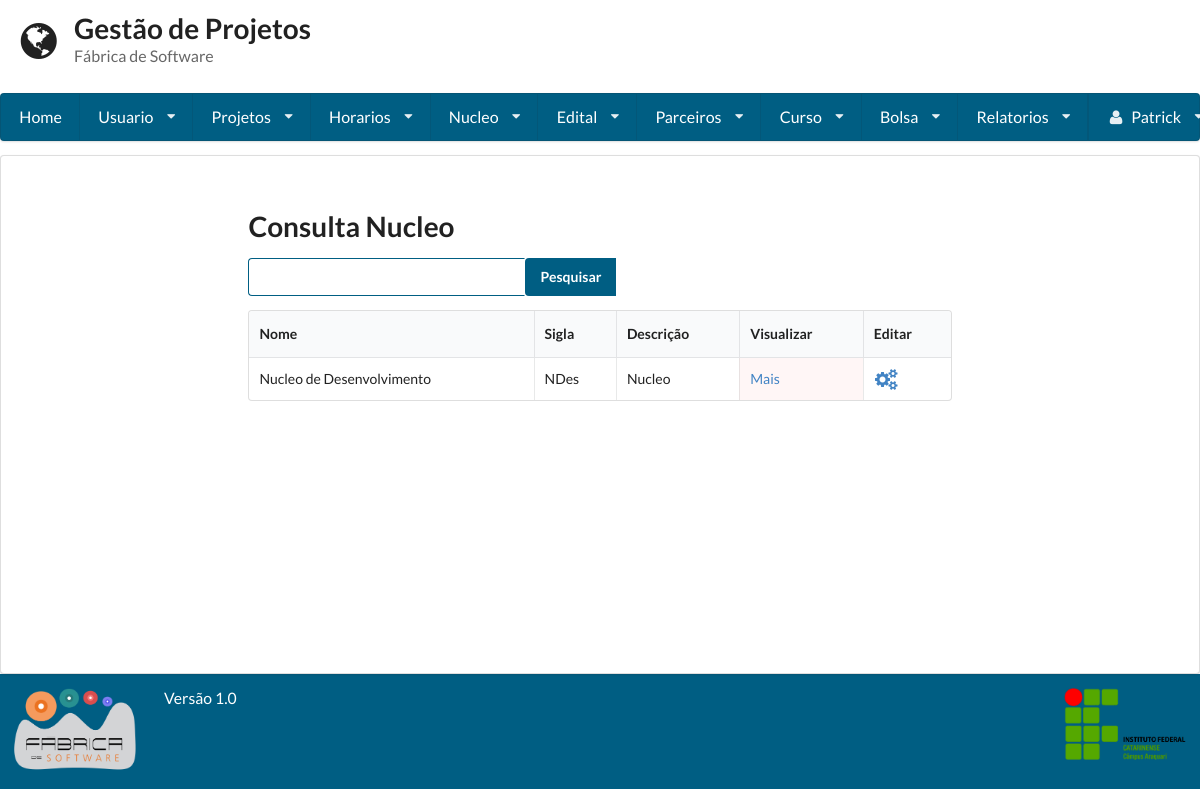
Page /consulta_nucleo/ (signed in) on the earlier database version.
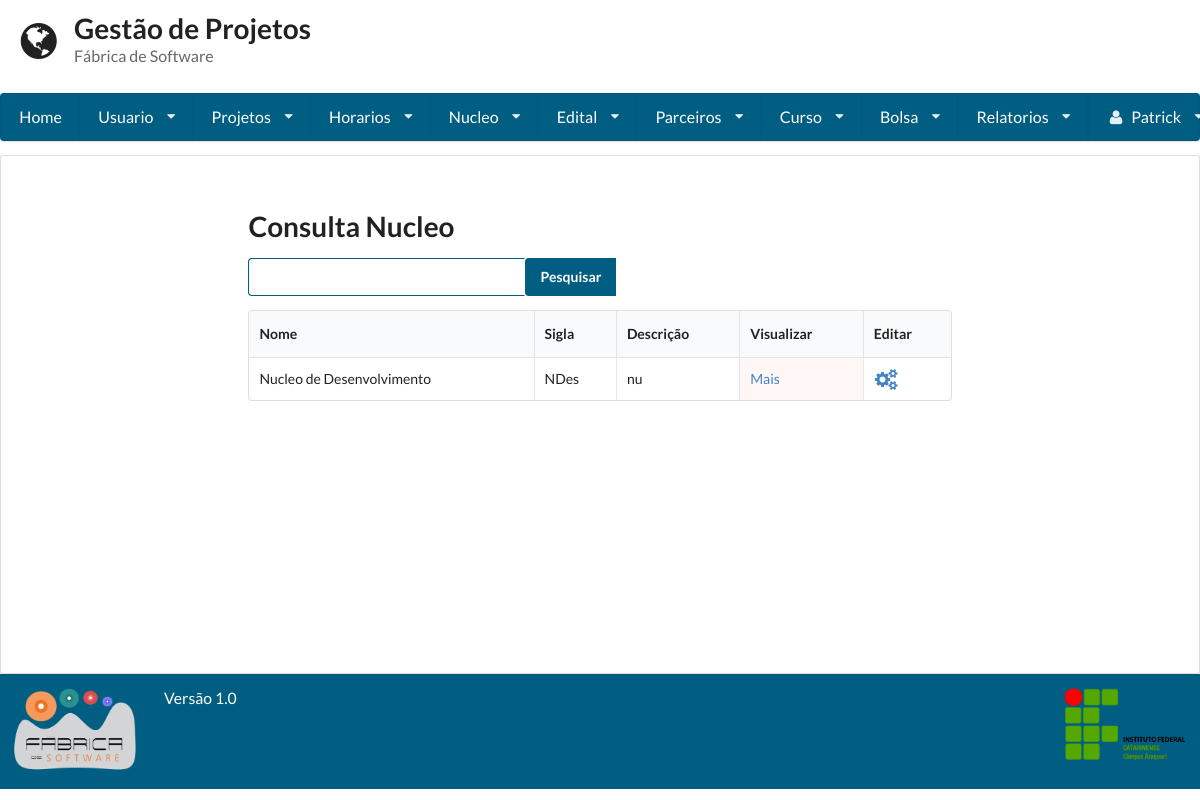
Same page on the later database version.
### gestaoapp/models/nucleo.py (models this page shows, shortened)
class Nucleo(models.Model):
    nome = models.CharField(max_length=255)
    sigla = models.CharField(max_length=5)
    descricao = models.TextField()
    data_hora_cadastro = models.DateTimeField(auto_now=True)
    responsavel_cadastro = models.ForeignKey(User)

### gestaoapp/views/nucleo.py (the view, shortened to what this page needs)
# urls.py: url(r'^consulta_nucleo/', ConsultaNucleo.as_view()),
class ConsultaNucleo(LoginRequiredMixin, View):
    template = 'nucleo/consulta.html'
    def get(self, request):
        form = Busca()
        nucleo = Nucleo.objects.all()
        return render(request, self.template, {'nucleos': nucleo, "form": form})

### gestaoapp/forms/busca.py
class Busca(forms.Form):
	nome = forms.CharField(label='Buscar', widget=forms.TextInput)

### gestaoapp/templates/nucleo/consulta.html (shortened to what this page needs)
{% extends 'base.html'%}
{% block conteudo%}
<form method='POST' action='/consulta_nucleo/' class="ui form">
 	<h1 class=" ui header">Consulta Nucleo</h1>
 	<div class="ui action input">
  		{{form.nome}}
	    	<input type="submit" value="Pesquisar" class='icon search'>
	</div>
</form>
<table class="ui celled table">
	<thead>
		<tr>
			<th>Nome</th>
			<th>Sigla</th>
			<th>Descrição</th>
			{% if user.is_superuser %}
				<th>Visualizar</th>
				<th>Editar</th>
			{% endif %}
		</tr>
	</thead>
	<tbody>
	{% for nucleo in nucleos %}
		<tr>
			<td>{{nucleo.nome}}</td>
			<td>{{nucleo.sigla}}</td>
			<td>{{nucleo.descricao}}</td>
			{% if user.is_superuser %}
				<td class="negative"><a href="../visualizar_nucleo/{{nucleo.id}}">Mais</a></td>
				<td><a href="../editar_nucleo/{{nucleo.id}}"><i class="settings large icon"></a></td>
			{% endif %}
		</tr>
	{% endfor %}
	</tbody>
</table>
{%endblock%}

Differences in the rows shown:
changed Nucleo "Nucleo de Desenvolvimento": descricao "Nucleo" → "nu"
